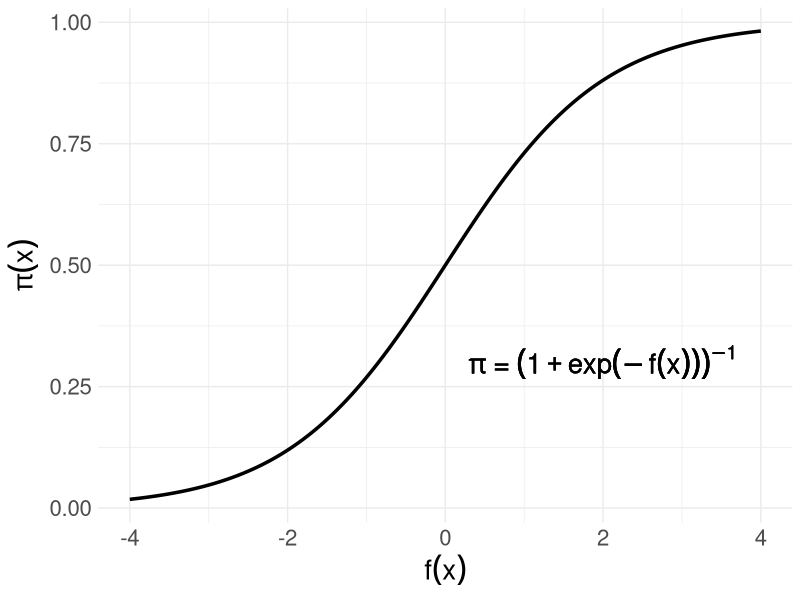
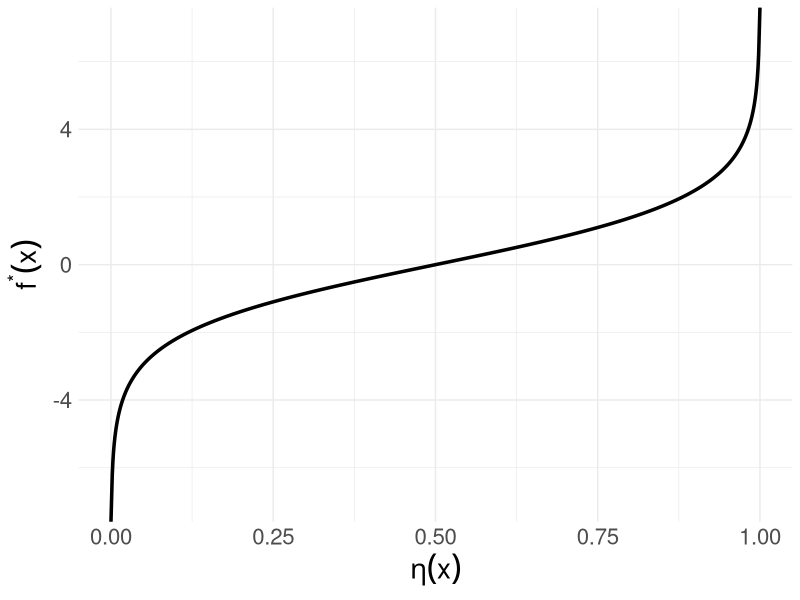
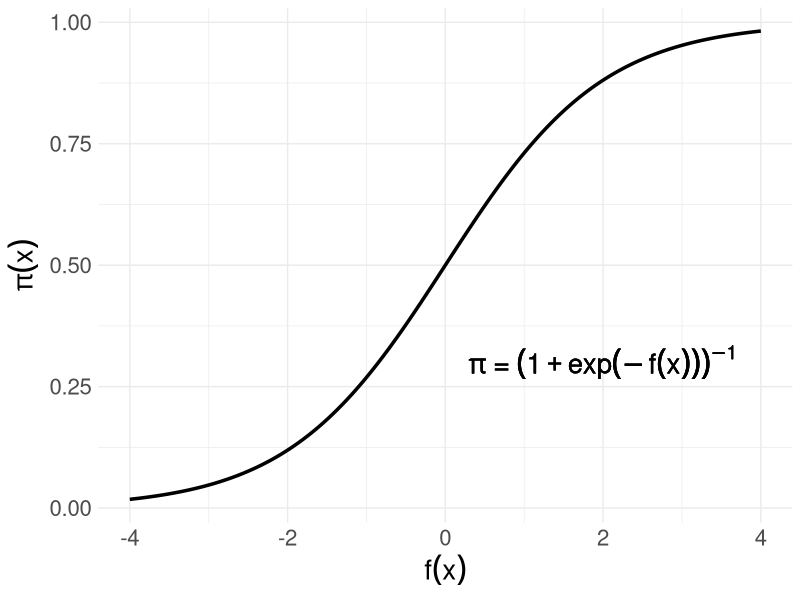
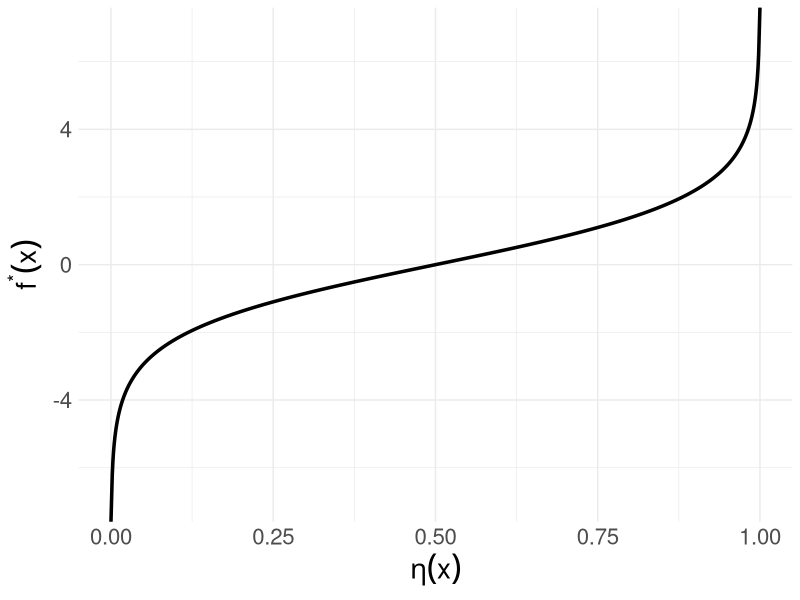

Source code (R) for these figures, in order:
# ------------------------------------------------------------------------------
# classification bernoulli

# FIG: logistic function and its inverse logit function
# ------------------------------------------------------------------------------

library(ggplot2)
theme_set(theme_minimal())

# DATA -------------------------------------------------------------------------

logistic = function(f){
  1 / (1 + exp(-f))
}

logit = function(p){
  log(p / (1 - p))
}

f <- seq(-4, 4, by = 0.01)
y_log <- logistic(f)

pix <- seq(0, 1, by = 0.001)
y_logit <- logit(pix)

df_1 <- data.frame(x = f, y = y_log)
df_2 <- data.frame(x = pix, y = y_logit)

# PLOT -------------------------------------------------------------------------

p_1 <- ggplot(df_1, aes(x = x, y = y)) + 
  geom_line(size = 1.2) +
  xlab(expression(f(x))) +
  ylab(expression(pi(x)))

p_1 <- p_1 + 
  annotate(
    "text",
    x = 2,
    y = 0.3,
    label = bquote(pi ~ "=" ~ (1 + exp(-f(x)))^-1),
    size = 7)

p_1 <- p_1 + theme(text = element_text(size = 20))
p_1
ggsave("../figure/logistic.png", p_1, height = 4, width = 6)
       
p_2 <- ggplot(df_2, aes(x = x, y = y)) + 
  geom_line(size = 1.2) +
  xlab(expression(eta(x))) +
  ylab(expression(f^"*"*(x))) +
  theme(text = element_text(size = 20))
p_2
ggsave("../figure/logistic_inverse.png", p_2, height = 6, width = 8)
